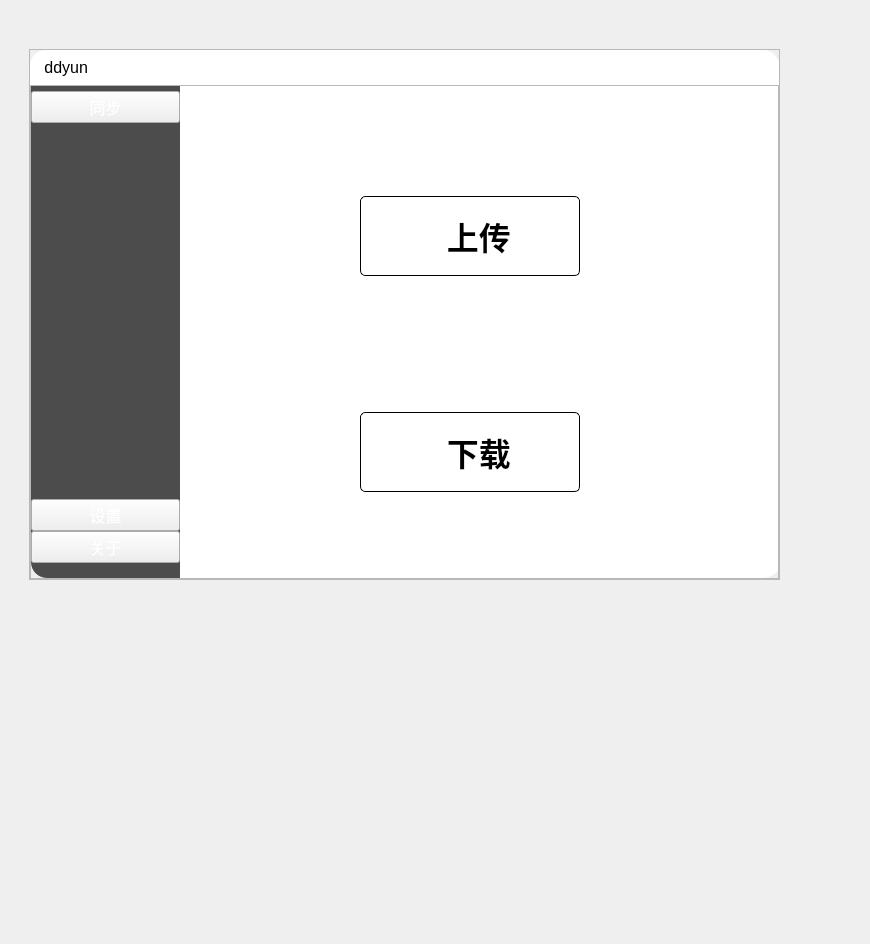
<?xml version="1.0" encoding="UTF-8"?>
<ui version="4.0">
 <class>MainWindow</class>
 <widget class="QMainWindow" name="MainWindow">
  <property name="geometry">
   <rect>
    <x>0</x>
    <y>0</y>
    <width>870</width>
    <height>944</height>
   </rect>
  </property>
  <property name="windowTitle">
   <string>MainWindow</string>
  </property>
  <widget class="QWidget" name="centralwidget">
   <widget class="QFrame" name="frame">
    <property name="geometry">
     <rect>
      <x>29</x>
      <y>49</y>
      <width>751</width>
      <height>531</height>
     </rect>
    </property>
    <property name="minimumSize">
     <size>
      <width>751</width>
      <height>531</height>
     </size>
    </property>
    <property name="frameShape">
     <enum>QFrame::StyledPanel</enum>
    </property>
    <property name="frameShadow">
     <enum>QFrame::Raised</enum>
    </property>
    <layout class="QVBoxLayout" name="verticalLayout">
     <property name="spacing">
      <number>0</number>
     </property>
     <property name="leftMargin">
      <number>0</number>
     </property>
     <property name="topMargin">
      <number>0</number>
     </property>
     <property name="rightMargin">
      <number>0</number>
     </property>
     <property name="bottomMargin">
      <number>0</number>
     </property>
     <item>
      <widget class="QFrame" name="frame_2">
       <property name="sizePolicy">
        <sizepolicy hsizetype="Preferred" vsizetype="Expanding">
         <horstretch>0</horstretch>
         <verstretch>1</verstretch>
        </sizepolicy>
       </property>
       <property name="styleSheet">
        <string notr="true">background-color: rgb(255, 255, 255);
border-top-right-radius: 16px;
border-top-left-radius: 16px;</string>
       </property>
       <property name="frameShape">
        <enum>QFrame::StyledPanel</enum>
       </property>
       <property name="frameShadow">
        <enum>QFrame::Raised</enum>
       </property>
       <layout class="QHBoxLayout" name="horizontalLayout">
        <property name="spacing">
         <number>0</number>
        </property>
        <property name="leftMargin">
         <number>0</number>
        </property>
        <property name="topMargin">
         <number>0</number>
        </property>
        <property name="rightMargin">
         <number>0</number>
        </property>
        <property name="bottomMargin">
         <number>0</number>
        </property>
        <item alignment="Qt::AlignLeft">
         <widget class="QFrame" name="frame_4">
          <property name="frameShape">
           <enum>QFrame::StyledPanel</enum>
          </property>
          <property name="frameShadow">
           <enum>QFrame::Raised</enum>
          </property>
          <layout class="QHBoxLayout" name="horizontalLayout_2">
           <property name="spacing">
            <number>0</number>
           </property>
           <property name="leftMargin">
            <number>0</number>
           </property>
           <property name="topMargin">
            <number>0</number>
           </property>
           <property name="rightMargin">
            <number>0</number>
           </property>
           <property name="bottomMargin">
            <number>0</number>
           </property>
           <item>
            <widget class="QPushButton" name="pushButton">
             <property name="font">
              <font>
               <pointsize>12</pointsize>
              </font>
             </property>
             <property name="styleSheet">
              <string notr="true">QPushButton {
	border: none;
	padding-left: 10px;
}
</string>
             </property>
             <property name="text">
              <string> ddyun</string>
             </property>
             <property name="icon">
              <iconset resource="../icon/icon.qrc">
               <normaloff>:/icons/yun.png</normaloff>:/icons/yun.png</iconset>
             </property>
            </widget>
           </item>
          </layout>
         </widget>
        </item>
        <item alignment="Qt::AlignRight">
         <widget class="QFrame" name="frame_5">
          <property name="styleSheet">
           <string notr="true">QPushButton {
	border: none;
}
QPushButton:hover {
	padding-bottom: 5px;
}
</string>
          </property>
          <property name="frameShape">
           <enum>QFrame::StyledPanel</enum>
          </property>
          <property name="frameShadow">
           <enum>QFrame::Raised</enum>
          </property>
          <layout class="QHBoxLayout" name="horizontalLayout_3">
           <property name="spacing">
            <number>0</number>
           </property>
           <property name="leftMargin">
            <number>0</number>
           </property>
           <property name="topMargin">
            <number>0</number>
           </property>
           <property name="rightMargin">
            <number>0</number>
           </property>
           <property name="bottomMargin">
            <number>0</number>
           </property>
           <item>
            <widget class="QPushButton" name="pushButton_2">
             <property name="text">
              <string/>
             </property>
             <property name="icon">
              <iconset resource="../icon/icon.qrc">
               <normaloff>:/icons/minimize.png</normaloff>:/icons/minimize.png</iconset>
             </property>
             <property name="iconSize">
              <size>
               <width>30</width>
               <height>30</height>
              </size>
             </property>
            </widget>
           </item>
           <item>
            <widget class="QPushButton" name="pushButton_3">
             <property name="text">
              <string/>
             </property>
             <property name="icon">
              <iconset resource="../icon/icon.qrc">
               <normaloff>:/icons/close.png</normaloff>:/icons/close.png</iconset>
             </property>
             <property name="iconSize">
              <size>
               <width>30</width>
               <height>30</height>
              </size>
             </property>
            </widget>
           </item>
          </layout>
         </widget>
        </item>
       </layout>
      </widget>
     </item>
     <item>
      <widget class="QFrame" name="frame_3">
       <property name="sizePolicy">
        <sizepolicy hsizetype="Preferred" vsizetype="Expanding">
         <horstretch>0</horstretch>
         <verstretch>14</verstretch>
        </sizepolicy>
       </property>
       <property name="frameShape">
        <enum>QFrame::StyledPanel</enum>
       </property>
       <property name="frameShadow">
        <enum>QFrame::Raised</enum>
       </property>
       <layout class="QHBoxLayout" name="horizontalLayout_4">
        <property name="spacing">
         <number>0</number>
        </property>
        <property name="leftMargin">
         <number>0</number>
        </property>
        <property name="topMargin">
         <number>0</number>
        </property>
        <property name="rightMargin">
         <number>0</number>
        </property>
        <property name="bottomMargin">
         <number>0</number>
        </property>
        <item>
         <widget class="QFrame" name="frame_6">
          <property name="sizePolicy">
           <sizepolicy hsizetype="Expanding" vsizetype="Preferred">
            <horstretch>1</horstretch>
            <verstretch>0</verstretch>
           </sizepolicy>
          </property>
          <property name="font">
           <font>
            <pointsize>12</pointsize>
           </font>
          </property>
          <property name="styleSheet">
           <string notr="true">#frame_6 { 
	background-color: rgb(76, 76, 76);
	border-bottom-left-radius: 16px;
	padding-bottom: 15px;
	padding-top: 5px;
}
QPushButton:hover {
	
	color: rgb(203, 203, 203);
}
QPushButton:pressed {
	padding-left: 5px;
	padding-top: 5px;
}</string>
          </property>
          <property name="frameShape">
           <enum>QFrame::StyledPanel</enum>
          </property>
          <property name="frameShadow">
           <enum>QFrame::Raised</enum>
          </property>
          <layout class="QVBoxLayout" name="verticalLayout_2">
           <property name="spacing">
            <number>0</number>
           </property>
           <property name="leftMargin">
            <number>0</number>
           </property>
           <property name="topMargin">
            <number>0</number>
           </property>
           <property name="rightMargin">
            <number>0</number>
           </property>
           <property name="bottomMargin">
            <number>0</number>
           </property>
           <item>
            <widget class="QPushButton" name="pushButton_synchronize">
             <property name="font">
              <font>
               <pointsize>12</pointsize>
              </font>
             </property>
             <property name="styleSheet">
              <string notr="true">color: rgb(255, 255, 255);</string>
             </property>
             <property name="text">
              <string>同步</string>
             </property>
            </widget>
           </item>
           <item>
            <spacer name="verticalSpacer">
             <property name="orientation">
              <enum>Qt::Vertical</enum>
             </property>
             <property name="sizeHint" stdset="0">
              <size>
               <width>20</width>
               <height>40</height>
              </size>
             </property>
            </spacer>
           </item>
           <item>
            <widget class="QPushButton" name="pushButton_config">
             <property name="font">
              <font>
               <pointsize>12</pointsize>
              </font>
             </property>
             <property name="styleSheet">
              <string notr="true">color: rgb(255, 255, 255);</string>
             </property>
             <property name="text">
              <string>设置</string>
             </property>
            </widget>
           </item>
           <item>
            <widget class="QPushButton" name="pushButton_ablout">
             <property name="font">
              <font>
               <pointsize>12</pointsize>
              </font>
             </property>
             <property name="styleSheet">
              <string notr="true">color: rgb(255, 255, 255);</string>
             </property>
             <property name="text">
              <string>关于</string>
             </property>
            </widget>
           </item>
          </layout>
         </widget>
        </item>
        <item>
         <widget class="QFrame" name="frame_7">
          <property name="sizePolicy">
           <sizepolicy hsizetype="Expanding" vsizetype="Preferred">
            <horstretch>4</horstretch>
            <verstretch>0</verstretch>
           </sizepolicy>
          </property>
          <property name="styleSheet">
           <string notr="true">QFrame {
	background-color: rgb(255, 255, 255);
	border-bottom-right-radius: 16px;
}
QLineEdit,QComboBox {
	border: none;
	border-bottom: 1px solid;
}</string>
          </property>
          <property name="frameShape">
           <enum>QFrame::StyledPanel</enum>
          </property>
          <property name="frameShadow">
           <enum>QFrame::Raised</enum>
          </property>
          <widget class="QStackedWidget" name="stackedWidget">
           <property name="geometry">
            <rect>
             <x>0</x>
             <y>0</y>
             <width>601</width>
             <height>491</height>
            </rect>
           </property>
           <property name="currentIndex">
            <number>0</number>
           </property>
           <widget class="QWidget" name="page">
            <widget class="QFrame" name="frame_8">
             <property name="geometry">
              <rect>
               <x>0</x>
               <y>0</y>
               <width>601</width>
               <height>491</height>
              </rect>
             </property>
             <property name="minimumSize">
              <size>
               <width>600</width>
               <height>490</height>
              </size>
             </property>
             <property name="styleSheet">
              <string notr="true">QPushButton {
	border: 1px solid;
	border-radius: 5px;
}
QPushButton:hover {
	
	color: rgb(90, 90, 90);
}
QPushButton:pressed {
	padding-left: 5px;
	padding-top: 5px;
}</string>
             </property>
             <property name="frameShape">
              <enum>QFrame::StyledPanel</enum>
             </property>
             <property name="frameShadow">
              <enum>QFrame::Raised</enum>
             </property>
             <layout class="QVBoxLayout" name="verticalLayout_3">
              <property name="spacing">
               <number>0</number>
              </property>
              <property name="leftMargin">
               <number>0</number>
              </property>
              <property name="topMargin">
               <number>0</number>
              </property>
              <property name="rightMargin">
               <number>0</number>
              </property>
              <property name="bottomMargin">
               <number>0</number>
              </property>
              <item>
               <widget class="QFrame" name="frame_9">
                <property name="frameShape">
                 <enum>QFrame::StyledPanel</enum>
                </property>
                <property name="frameShadow">
                 <enum>QFrame::Raised</enum>
                </property>
                <widget class="QPushButton" name="pushButton_download">
                 <property name="geometry">
                  <rect>
                   <x>180</x>
                   <y>110</y>
                   <width>220</width>
                   <height>80</height>
                  </rect>
                 </property>
                 <property name="font">
                  <font>
                   <pointsize>24</pointsize>
                   <bold>true</bold>
                  </font>
                 </property>
                 <property name="text">
                  <string>  上传</string>
                 </property>
                 <property name="icon">
                  <iconset resource="../icon/icon.qrc">
                   <normaloff>:/icons/cloud-upload.png</normaloff>:/icons/cloud-upload.png</iconset>
                 </property>
                 <property name="iconSize">
                  <size>
                   <width>50</width>
                   <height>50</height>
                  </size>
                 </property>
                </widget>
               </widget>
              </item>
              <item>
               <widget class="QFrame" name="frame_10">
                <property name="frameShape">
                 <enum>QFrame::StyledPanel</enum>
                </property>
                <property name="frameShadow">
                 <enum>QFrame::Raised</enum>
                </property>
                <widget class="QPushButton" name="pushButton_upload">
                 <property name="geometry">
                  <rect>
                   <x>180</x>
                   <y>80</y>
                   <width>220</width>
                   <height>80</height>
                  </rect>
                 </property>
                 <property name="font">
                  <font>
                   <pointsize>24</pointsize>
                   <bold>true</bold>
                  </font>
                 </property>
                 <property name="text">
                  <string>  下载</string>
                 </property>
                 <property name="icon">
                  <iconset resource="../icon/icon.qrc">
                   <normaloff>:/icons/cloud-download.png</normaloff>:/icons/cloud-download.png</iconset>
                 </property>
                 <property name="iconSize">
                  <size>
                   <width>50</width>
                   <height>50</height>
                  </size>
                 </property>
                </widget>
               </widget>
              </item>
             </layout>
            </widget>
           </widget>
           <widget class="QWidget" name="page_2">
            <widget class="QFrame" name="frame_11">
             <property name="geometry">
              <rect>
               <x>0</x>
               <y>0</y>
               <width>600</width>
               <height>490</height>
              </rect>
             </property>
             <property name="minimumSize">
              <size>
               <width>600</width>
               <height>490</height>
              </size>
             </property>
             <property name="styleSheet">
              <string notr="true">QLineEdit {
	font: 12pt &quot;Microsoft YaHei UI&quot;;
}
QComboBox {
	font: 12pt &quot;Microsoft YaHei UI&quot;;
}
</string>
             </property>
             <property name="frameShape">
              <enum>QFrame::StyledPanel</enum>
             </property>
             <property name="frameShadow">
              <enum>QFrame::Raised</enum>
             </property>
             <layout class="QVBoxLayout" name="verticalLayout_5" stretch="0,0">
              <property name="spacing">
               <number>0</number>
              </property>
              <property name="leftMargin">
               <number>0</number>
              </property>
              <property name="topMargin">
               <number>0</number>
              </property>
              <property name="rightMargin">
               <number>0</number>
              </property>
              <property name="bottomMargin">
               <number>0</number>
              </property>
              <item>
               <widget class="QFrame" name="frame_13">
                <property name="sizePolicy">
                 <sizepolicy hsizetype="Preferred" vsizetype="Expanding">
                  <horstretch>0</horstretch>
                  <verstretch>9</verstretch>
                 </sizepolicy>
                </property>
                <property name="frameShape">
                 <enum>QFrame::StyledPanel</enum>
                </property>
                <property name="frameShadow">
                 <enum>QFrame::Raised</enum>
                </property>
                <layout class="QVBoxLayout" name="verticalLayout_4">
                 <property name="spacing">
                  <number>0</number>
                 </property>
                 <property name="leftMargin">
                  <number>0</number>
                 </property>
                 <property name="topMargin">
                  <number>0</number>
                 </property>
                 <property name="rightMargin">
                  <number>0</number>
                 </property>
                 <property name="bottomMargin">
                  <number>0</number>
                 </property>
                 <item>
                  <widget class="QLineEdit" name="endPoint">
                   <property name="font">
                    <font>
                     <family>Microsoft YaHei UI</family>
                     <pointsize>12</pointsize>
                     <italic>false</italic>
                     <bold>false</bold>
                    </font>
                   </property>
                   <property name="toolTip">
                    <string extracomment="Endpoint">Endpoint</string>
                   </property>
                   <property name="text">
                    <string/>
                   </property>
                   <property name="maxLength">
                    <number>200</number>
                   </property>
                   <property name="placeholderText">
                    <string>EndPoint</string>
                   </property>
                  </widget>
                 </item>
                 <item>
                  <widget class="QLineEdit" name="accessKey">
                   <property name="placeholderText">
                    <string>Access Key</string>
                   </property>
                  </widget>
                 </item>
                 <item>
                  <widget class="QLineEdit" name="secretKey">
                   <property name="placeholderText">
                    <string>Secret Key</string>
                   </property>
                  </widget>
                 </item>
                 <item>
                  <widget class="QLineEdit" name="bucket">
                   <property name="placeholderText">
                    <string>Bucket</string>
                   </property>
                  </widget>
                 </item>
                 <item>
                  <widget class="QLineEdit" name="region">
                   <property name="placeholderText">
                    <string>Region</string>
                   </property>
                  </widget>
                 </item>
                 <item>
                  <widget class="QLineEdit" name="timeout">
                   <property name="placeholderText">
                    <string>Timeout(s)</string>
                   </property>
                  </widget>
                 </item>
                 <item>
                  <widget class="QComboBox" name="Addressing">
                   <property name="placeholderText">
                    <string>Addressing</string>
                   </property>
                   <item>
                    <property name="text">
                     <string>Path-style</string>
                    </property>
                   </item>
                   <item>
                    <property name="text">
                     <string>virtual-hosted-style</string>
                    </property>
                   </item>
                  </widget>
                 </item>
                 <item>
                  <widget class="QComboBox" name="TLS_Verify">
                   <property name="placeholderText">
                    <string>TLS Verify</string>
                   </property>
                   <item>
                    <property name="text">
                     <string>verify</string>
                    </property>
                   </item>
                   <item>
                    <property name="text">
                     <string>skip</string>
                    </property>
                   </item>
                  </widget>
                 </item>
                </layout>
               </widget>
              </item>
              <item>
               <widget class="QFrame" name="frame_12">
                <property name="sizePolicy">
                 <sizepolicy hsizetype="Preferred" vsizetype="Expanding">
                  <horstretch>0</horstretch>
                  <verstretch>1</verstretch>
                 </sizepolicy>
                </property>
                <property name="styleSheet">
                 <string notr="true">QPushButton {
	font: 12pt &quot;Microsoft YaHei UI&quot;;
	border: 1px solid;
	border-radius: 5px;
}
#frame_12 {
	padding-right: 5px;
}</string>
                </property>
                <property name="frameShape">
                 <enum>QFrame::StyledPanel</enum>
                </property>
                <property name="frameShadow">
                 <enum>QFrame::Raised</enum>
                </property>
                <layout class="QHBoxLayout" name="horizontalLayout_5">
                 <property name="spacing">
                  <number>0</number>
                 </property>
                 <property name="leftMargin">
                  <number>0</number>
                 </property>
                 <property name="topMargin">
                  <number>0</number>
                 </property>
                 <property name="rightMargin">
                  <number>0</number>
                 </property>
                 <property name="bottomMargin">
                  <number>0</number>
                 </property>
                 <item>
                  <widget class="QPushButton" name="pushButton_10">
                   <property name="styleSheet">
                    <string notr="true">background-color: rgb(104, 104, 104);</string>
                   </property>
                   <property name="text">
                    <string>取消</string>
                   </property>
                  </widget>
                 </item>
                 <item>
                  <widget class="QPushButton" name="pushButton_9">
                   <property name="styleSheet">
                    <string notr="true">background-color: rgb(0, 170, 0);</string>
                   </property>
                   <property name="text">
                    <string>确定</string>
                   </property>
                  </widget>
                 </item>
                </layout>
               </widget>
              </item>
             </layout>
            </widget>
           </widget>
           <widget class="QWidget" name="page_3">
            <widget class="QFrame" name="frame_14">
             <property name="geometry">
              <rect>
               <x>0</x>
               <y>0</y>
               <width>601</width>
               <height>491</height>
              </rect>
             </property>
             <property name="frameShape">
              <enum>QFrame::StyledPanel</enum>
             </property>
             <property name="frameShadow">
              <enum>QFrame::Raised</enum>
             </property>
             <widget class="QLabel" name="label">
              <property name="geometry">
               <rect>
                <x>110</x>
                <y>200</y>
                <width>221</width>
                <height>101</height>
               </rect>
              </property>
              <property name="text">
               <string>Version： 0.0.1</string>
              </property>
             </widget>
            </widget>
           </widget>
          </widget>
         </widget>
        </item>
       </layout>
      </widget>
     </item>
    </layout>
   </widget>
  </widget>
 </widget>
 <resources>
  <include location="../icon/icon.qrc"/>
 </resources>
 <connections>
  <connection>
   <sender>pushButton_3</sender>
   <signal>clicked()</signal>
   <receiver>MainWindow</receiver>
   <slot>close()</slot>
   <hints>
    <hint type="sourcelabel">
     <x>764</x>
     <y>65</y>
    </hint>
    <hint type="destinationlabel">
     <x>789</x>
     <y>24</y>
    </hint>
   </hints>
  </connection>
  <connection>
   <sender>pushButton_2</sender>
   <signal>clicked()</signal>
   <receiver>MainWindow</receiver>
   <slot>showMinimized()</slot>
   <hints>
    <hint type="sourcelabel">
     <x>729</x>
     <y>61</y>
    </hint>
    <hint type="destinationlabel">
     <x>681</x>
     <y>20</y>
    </hint>
   </hints>
  </connection>
 </connections>
</ui>
